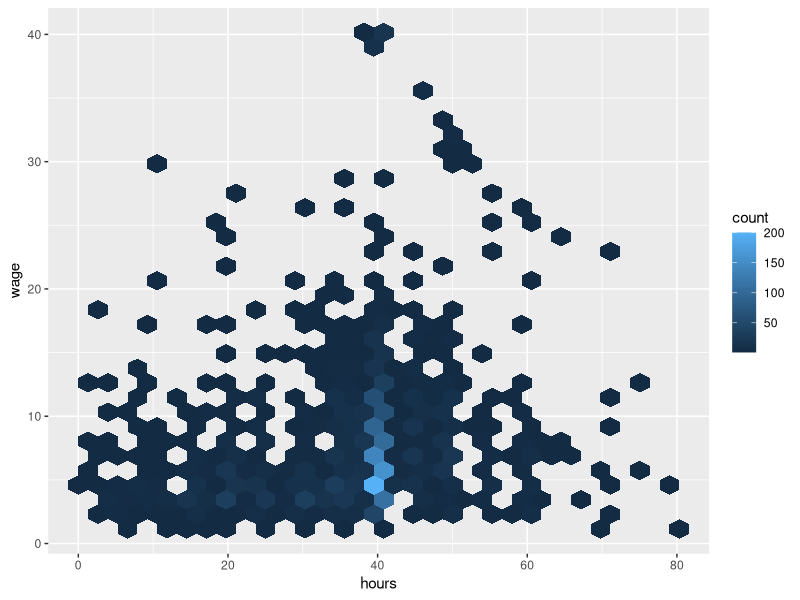

Generate this figure with R:
library(ggplot2)
library(haven)
# read in the auto data
nlsw88 <- read_dta('nlsw88.dta')
# make a hexagonal bin scatterplot
png('~/hexbin.png')
ggplot(nlsw88, aes(hours, wage)) + geom_hex()
dev.off()
